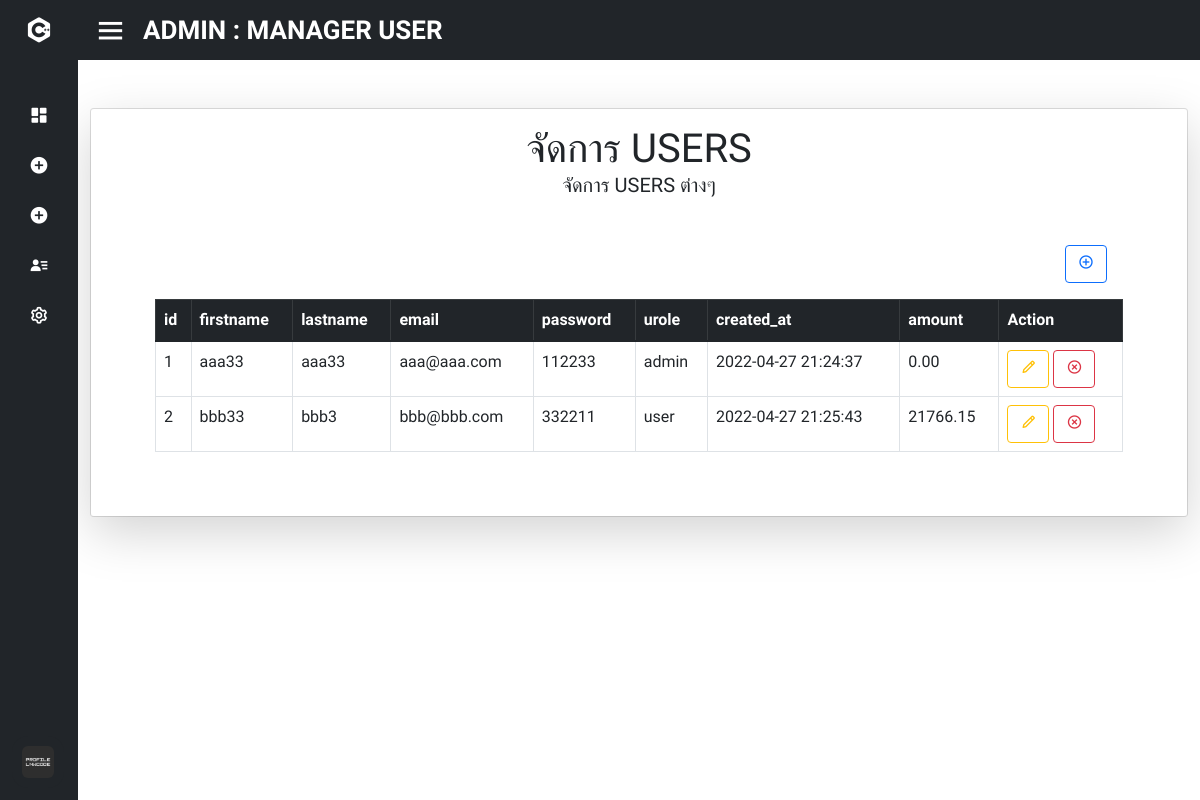
/gg/admin_manage_users.php (signed in), run on the app's committed database.
### tables this page shows
CREATE TABLE IF NOT EXISTS `users` (
  `id` int(10) NOT NULL AUTO_INCREMENT,
  `firstname` varchar(255) NOT NULL,
  `lastname` varchar(255) NOT NULL,
  `email` varchar(255) NOT NULL,
  `password` varchar(255) NOT NULL,
  `urole` varchar(50) NOT NULL,
  `created_at` timestamp NOT NULL DEFAULT current_timestamp(),
  `amount` decimal(20,2) NOT NULL DEFAULT 0.00,
  PRIMARY KEY (`id`) USING BTREE,
  KEY `FK_users_role` (`urole`),
  CONSTRAINT `FK_users_role` FOREIGN KEY (`urole`) REFERENCES `role` (`rolename`) ON DELETE NO ACTION ON UPDATE NO ACTION
);

### gg/admin_manage_users.php (the view, shortened to what this page needs)
<!DOCTYPE html>
<html lang="en" dir="ltr">
  <head>
    <link rel="stylesheet" href="stylet.css">
    <link href='https://unpkg.com/boxicons@2.0.7/css/boxicons.min.css' rel='stylesheet'>
    <link rel="stylesheet" href="https://cdn.jsdelivr.net/npm/bootstrap-icons@1.8.1/font/bootstrap-icons.css">
    <link rel="stylesheet" href="myProjects/webProject/icofont/css/icofont.min.css">
    <link rel="stylesheet" href="https://cdnjs.cloudflare.com/ajax/libs/font-awesome/4.7.0/css/font-awesome.min.css">
    <link href="https://cdn.jsdelivr.net/npm/bootstrap@5.1.3/dist/css/bootstrap.min.css" rel="stylesheet">
   </head>
<body>
<?php
                    require_once "config/db.php";
                    ?>
<div class="sidebar close">
    <div class="logo-details">
      <i class='bx bxl-c-plus-plus'></i>
    </div>
    <ul class="nav-links">
      <li>
        <a href="admin.php">
          <i class='bx bxs-dashboard'></i>
        </a>
      </li>
      <li>
        <div class="iocn-link">
          <a href="#">
            <i class='bx bxs-plus-circle'></i>
          </a>
        </div>
      </li>
      <li>
        <div class="iocn-link">
          <a href="#">
            <i class='bx bxs-plus-circle'></i>
          </a>
        </div>
      </li>
      <li>
        <div class="iocn-link">
          <a href="#">
            <i class='bx bxs-user-detail'></i>
          </a>
        </div>
      </li>
      <li>
        <div class="iocn-link">
          <a href="#">
            <i class='bx bx-cog' ></i>
          </a>
        </div>
      </li>
      <li>
    <div class="profile-details">
      <div class="profile-content">
        <img src="image/profile.jpg" alt="profileImg">
      </div>
    </div>
  </li>
</ul>
  </div>
  <section class="home-section">
    <div class="home-content">
      <i class='bx bx-menu' style='color:#ffffff'  ></i>
      <span class="text" style='color:#ffffff' >ADMIN : MANAGER USER</span>
    </div>
  <div class="p-4">
  </div>
  <center><div class="container">
    <div class="card">
      <div class="card-body shadow-lg">
        <h1 class="text-uppercase text-center mb-3">จัดการ USERS <p class="fs-5">จัดการ USERS ต่างๆ </p></h1>
        <div class="m-5" >
          <form class="d-flex justify-content-end m-3" action="" method="post" enctype="multipart/form-data">
                  <button type="button" name="submit_additem" class="btn btn-outline-primary" data-bs-toggle="modal" data-bs-target="#exampleModal">
                  <i class='bx bx-plus-circle'></i>
                  </button>
          </form>
          <table class="table table-bordered">
            <thead class="table-dark">
              <tr>
                <th scope="col">id</th>
                <th scope="col">firstname</th>
                <th scope="col">lastname</th>
                <th scope="col">email</th>
                <th scope="col">password</th>
                <th scope="col">urole</th>
                <th scope="col">created_at</th>
                <th scope="col">amount</th>
                <th scope="col">Action</th>
              </tr>
            </thead>
            <tbody>
            <?php
                $result = $conn->query("SELECT * FROM users");
                if ($result !== false) {
                while($item = $result->fetch()) {
            ?>
              <tr>
                <td><?php echo $item['id'] ?></td>
                <td><?php echo $item['firstname'] ?></td>
                <td><?php echo $item['lastname'] ?></td>
                <td><?php echo $item['email'] ?></td>
                <td><?php echo $item['password'] ?></td>
                <td><?php echo $item['urole'] ?></td>
                <td><?php echo $item['created_at'] ?></td>
                <td><?php echo $item['amount'] ?></td>
                <td>
                  <a href="edit.php?id=<?= $item['id']; ?>" class="btn btn-outline-warning"><i class='bx bx-pencil'></i></a>
                  <a href="?delete_id=<?= $item['id']; ?>" class="btn btn-outline-danger"><i class='bx bx-x-circle'></i></a>
                </td>
                <?php }
                    } ?>
              </tr>
            </tbody>
          </table>
        </div>
      </div>
    </div>
  </div></center>
  <div class="p-3">
  </div>
</section>
</body>
</html>

### gg/stylet.css (style rules this page uses)
* { margin: 0; padding: 0; box-sizing: border-box; font-family: 'Mitr', sans-serif; }
.sidebar { position: fixed; top: 0; left: 0; height: 100%; width: 260px; background: #212529; z-index: 100; transition: all 0.5s ease; }
.sidebar.close { width: 78px; }
.sidebar .logo-details { height: 60px; width: 100%; display: flex; align-items: center; }
.sidebar .logo-details i { font-size: 30px; color: #fff; height: 50px; min-width: 78px; text-align: center; line-height: 50px; }
.sidebar .nav-links { height: 100%; padding: 30px 0 150px 0; overflow: auto; }
.sidebar.close .nav-links { overflow: visible; }
.sidebar .nav-links li { position: relative; list-style: none; transition: all 0.4s ease; }
.sidebar .nav-links li .iocn-link { display: flex; align-items: center; justify-content: space-between; }
.sidebar.close .nav-links li .iocn-link { display: block }
.sidebar .nav-links li i { height: 50px; min-width: 78px; text-align: center; line-height: 50px; color: #fff; font-size: 20px; cursor: pointer; transition: all 0.3s ease; }
.sidebar .nav-links li a { display: flex; align-items: center; text-decoration: none; }
.sidebar .profile-details { position: fixed; bottom: 0; width: 260px; display: flex; align-items: center; justify-content: space-between; background: #212529; padding: 12px 0; transition: all 0.5s ease; }
.sidebar.close .profile-details { background: none; }
.sidebar.close .profile-details { width: 78px; }
.sidebar .profile-details .profile-content { display: flex; align-items: center; }
.sidebar .profile-details img { height: 52px; width: 52px; object-fit: cover; border-radius: 16px; margin: 0 14px 0 12px; background: #212529; transition: all 0.5s ease; }
.sidebar.close .profile-details img { padding: 10px; }
.home-section { position: relative; background: #fff; height: 100vh; left: 260px; width: calc(100% - 260px); transition: all 0.5s ease; }
.sidebar.close ~ .home-section { left: 78px; width: calc(100% - 78px); }
.home-section .home-content { height: 60px; display: flex; align-items: center; }
.home-section .home-content .bx-menu, .home-section .home-content .text { color: #11101d; font-size: 35px; }
.home-section .home-content .bx-menu { margin: 0 15px; cursor: pointer; }
.home-section .home-content .text { font-size: 26px; font-weight: 600; }
.home-content { background: #212529; }

### data on the page
users: id "1", firstname "aaa33", lastname "aaa33", email "aaa@aaa.com", password "112233", urole "admin", created_at "2022-04-27 21:24:37", amount "0.00"
users: id "2", firstname "bbb33", lastname "bbb3", email "bbb@bbb.com", password "332211", urole "user", created_at "2022-04-27 21:25:43", amount "21766.15"
